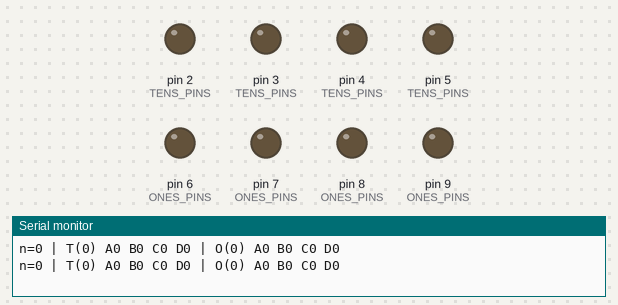
A sketch run on a simulated Arduino Uno, built with avr-gcc and run on an emulated ATmega328P. On the bench: output pins drawn as LEDs (lit = HIGH), the last lines printed to the serial monitor.

Above: at 0.12 s.
At 4.94 s:
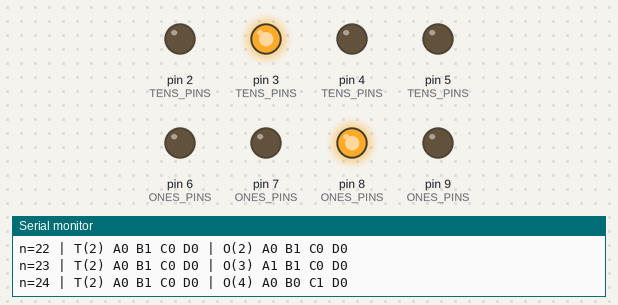
At 9.97 s:
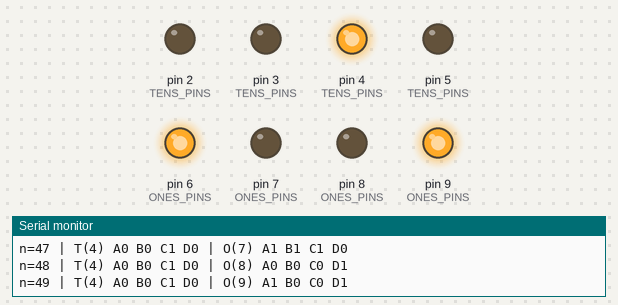
At 19.83 s:
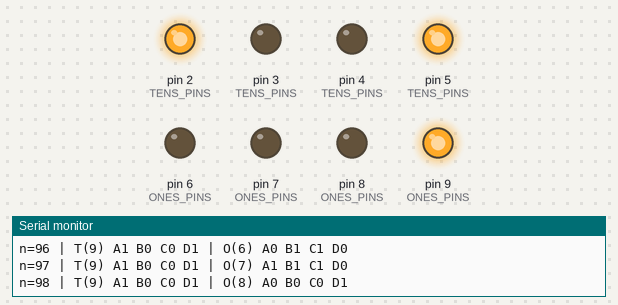
At 29.68 s:
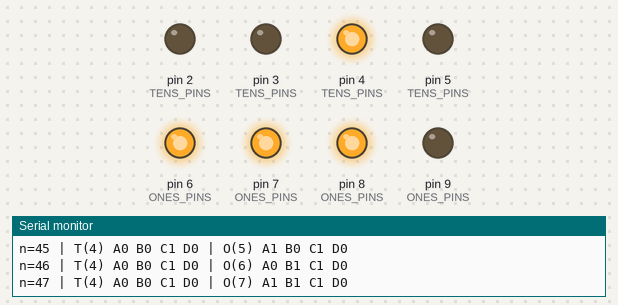
At 39.73 s:
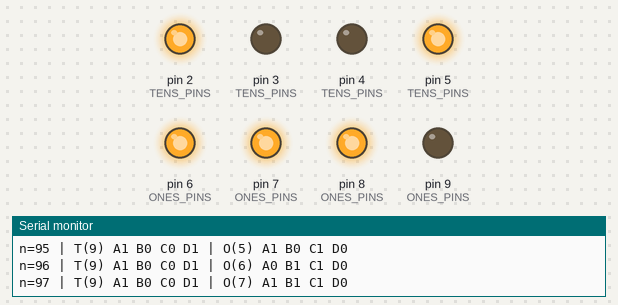
Timing chart, 0 to 40.0 s (numbered marks = the images above):
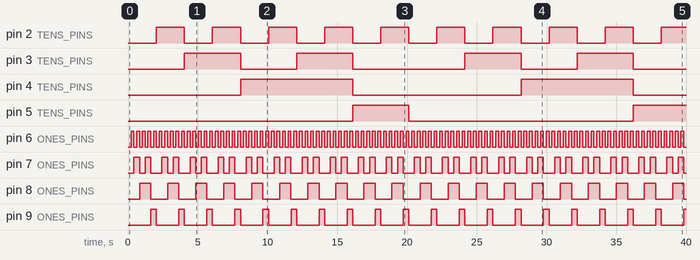

The sketch:

SevenBCD_test.ino
```cpp
// ======== 可調參數（依實際接線改） ========
const bool ACTIVE_HIGH = true;  // 若接的是主動低（LOW=1），改成 false
#define SERIAL_TEST 1           // 1=開啟序列診斷輸出、0=關閉

// 十位/個位的 BCD 腳位（順序是 A, B, C, D）
const uint8_t TENS_PINS[4] = {2, 3, 4, 5};   // A,B,C,D → 4511 的 A/B/C/D
const uint8_t ONES_PINS[4] = {6, 7, 8, 9};   // A,B,C,D

// ======== 小工具 ========
inline void setPin(uint8_t pin, bool v) {
  digitalWrite(pin, (ACTIVE_HIGH ? v : !v) ? HIGH : LOW);
}

void setPinsOutput(const uint8_t pins[4]) {
  for (uint8_t i = 0; i < 4; ++i) pinMode(pins[i], OUTPUT);
}

// digit 0..9 → 4 個 bit（A=LSB）
static inline void bcdBits(uint8_t digit, bool bits[4]) {
  digit %= 10;
  bits[0] = (digit & 0x01) != 0; // A
  bits[1] = (digit & 0x02) != 0; // B
  bits[2] = (digit & 0x04) != 0; // C
  bits[3] = (digit & 0x08) != 0; // D
}

void writeDigit(uint8_t digit, const uint8_t pins[4]) {
  bool bitv[4];
  bcdBits(digit, bitv);
  for (uint8_t i = 0; i < 4; ++i) setPin(pins[i], bitv[i]);
}

void showNumber(int value) {
  if (value < 0)  value = 0;
  if (value > 99) value = 99;
  const uint8_t tens = value / 10;
  const uint8_t ones = value % 10;
  writeDigit(tens, TENS_PINS);
  writeDigit(ones, ONES_PINS);

#if SERIAL_TEST
  bool tb[4], ob[4];
  bcdBits(tens, tb); bcdBits(ones, ob);
  Serial.print("n="); Serial.print(value);
  Serial.print(" | T("); Serial.print(tens); Serial.print(") A"); Serial.print(tb[0]);
  Serial.print(" B"); Serial.print(tb[1]); Serial.print(" C"); Serial.print(tb[2]); Serial.print(" D"); Serial.print(tb[3]);
  Serial.print(" | O("); Serial.print(ones); Serial.print(") A"); Serial.print(ob[0]);
  Serial.print(" B"); Serial.print(ob[1]); Serial.print(" C"); Serial.print(ob[2]); Serial.print(" D"); Serial.println(ob[3]);
#endif
}

// ======== Arduino 進入點 ========
void setup() {
  setPinsOutput(TENS_PINS);
  setPinsOutput(ONES_PINS);
#if SERIAL_TEST
  Serial.begin(9600);
  while (!Serial) { ; }
#endif
  showNumber(0);
}

void loop() {
  // 自測：00→99
  for (int n = 0; n < 100; ++n) {
    showNumber(n);
    delay(200);
  }
}
```

Measured:
- by itself, pin 2 (TENS_PINS): alternates HIGH for 2.0 s and LOW for 2.0 s
- by itself, pin 3 (TENS_PINS): LOW → HIGH at 4.0 s, → LOW 4.0 s later, → HIGH 4.0 s later, → LOW 4.0 s later, … (8 changes in this stretch)
- by itself, pin 4 (TENS_PINS): alternates HIGH for 8.0 s and LOW for 12.1 s
- by itself, pin 5 (TENS_PINS): LOW → HIGH at 16.1 s, → LOW 4.0 s later, → HIGH 16.1 s later
- by itself, pin 6 (ONES_PINS): alternates HIGH for 0.20 s and LOW for 0.20 s
- by itself, pin 7 (ONES_PINS): repeats every 2.0 s: LOW 0.40 s, HIGH 0.40 s, LOW 0.80 s, HIGH 0.40 s
- by itself, pin 8 (ONES_PINS): alternates HIGH for 0.80 s and LOW for 1.2 s
- by itself, pin 9 (ONES_PINS): alternates HIGH for 0.40 s and LOW for 1.6 s
